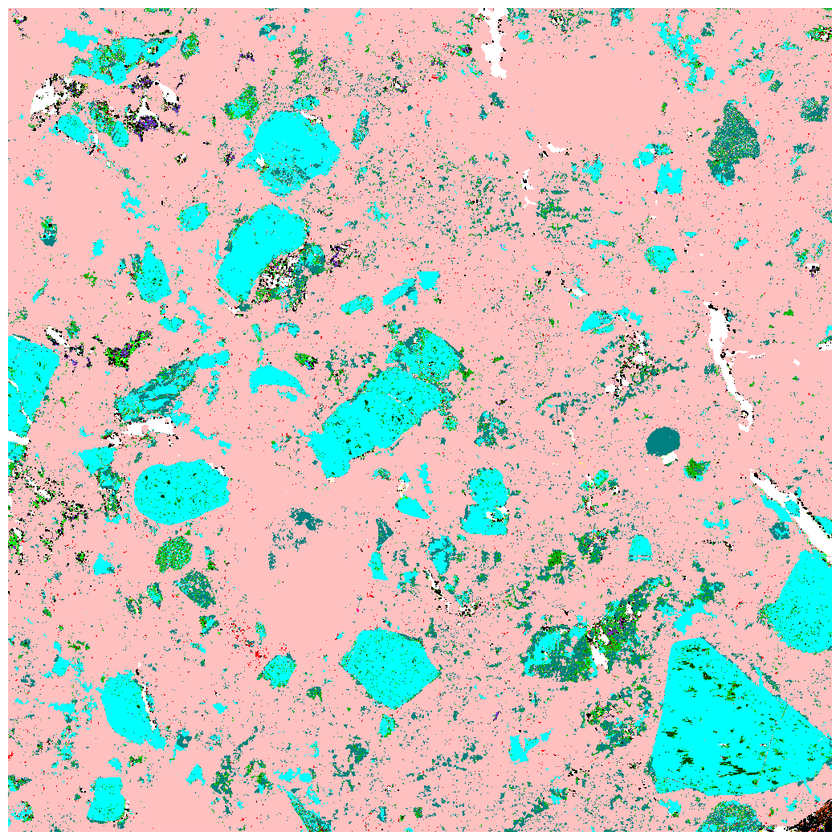
#> input picture image/1.BMP, 840 x 840 px, shrunk from 1046 x 1046 before the run
$ python rightColor_detection.py
#> lines starting #> are read from the running program, lines starting #| are printed output that depends on the picture
# -*- coding: utf-8 -*-
# @Time : 2020/3/10 上午11:17
# @Author : LuoLu
# @FileName: rightColor_detection.py
# @Software: PyCharm
# @Github ：https://github.com/luolugithub
# @E-mail ：argluolu@gmail.com

import cv2
import numpy as np
import imutils

img = cv2.imread('image/1.BMP')
#> img is the input picture: shape (840, 840, 3); mean B, G, R 191.4, 196.3, 199.2

hsv = cv2.cvtColor(img, cv2.COLOR_BGR2HSV)
#> hsv: shape (840, 840, 3); mean H, S, V 28.6, 93.3, 239.8

lower_range = np.array([0, 136, 126])
upper_range = np.array([176, 255, 200])

mask = cv2.inRange(hsv, lower_range, upper_range)
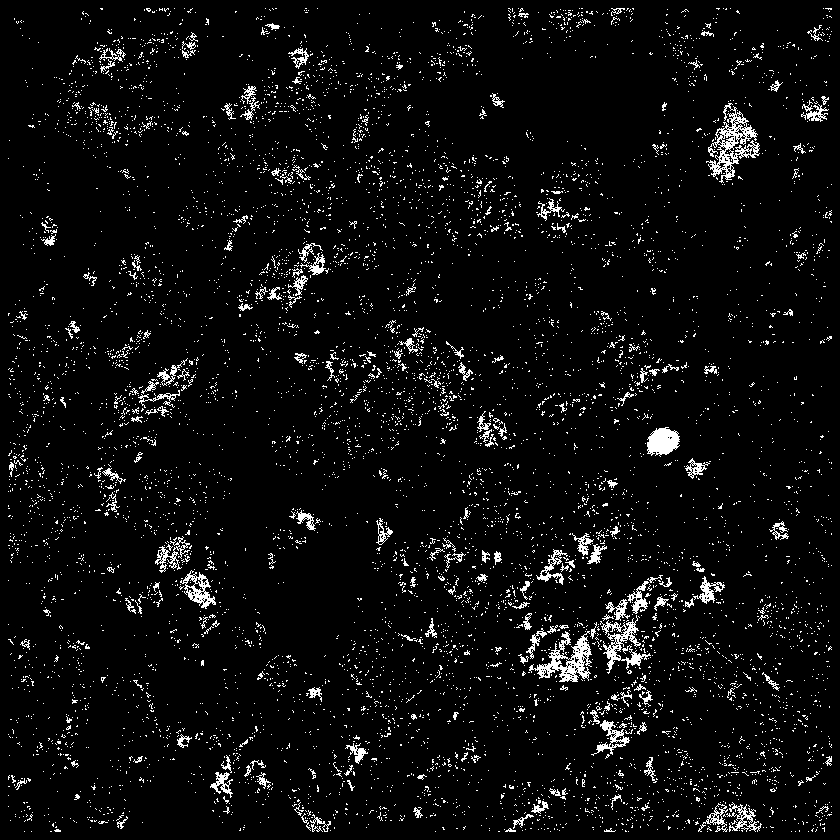
#> mask: shape (840, 840); 5% white in thin lines or dots

cv2.imshow('image', img)
cv2.imshow('mask', mask)

while (True):
    k = cv2.waitKey(5) & 0xFF
#> (key Esc is pressed here)
    if k == 27:
        break

cv2.destroyAllWindows()

$ run again, with image/2.BMP copied over image/1.BMP
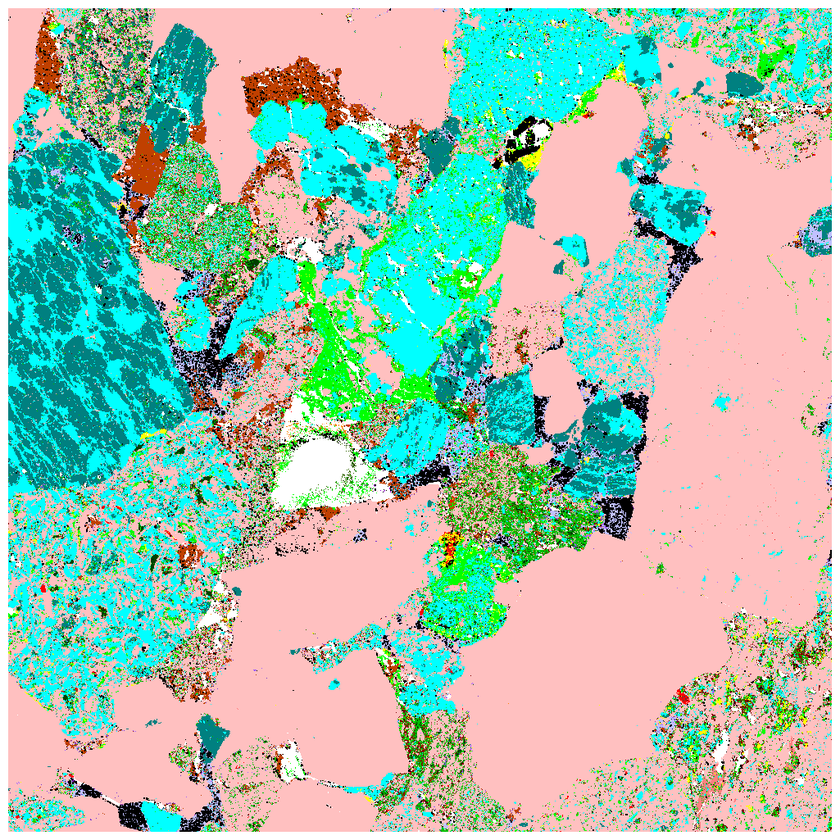
#> input picture image/2.BMP, 840 x 840 px, shrunk from 1025 x 1025 before the run
#> img is the input picture: shape (840, 840, 3); mean B, G, R 176, 192.1, 164
#> hsv: shape (840, 840, 3); mean H, S, V 45.4, 121.3, 227.5
#> `mask = cv2.inRange(hsv, lower_range, upper_range)`:
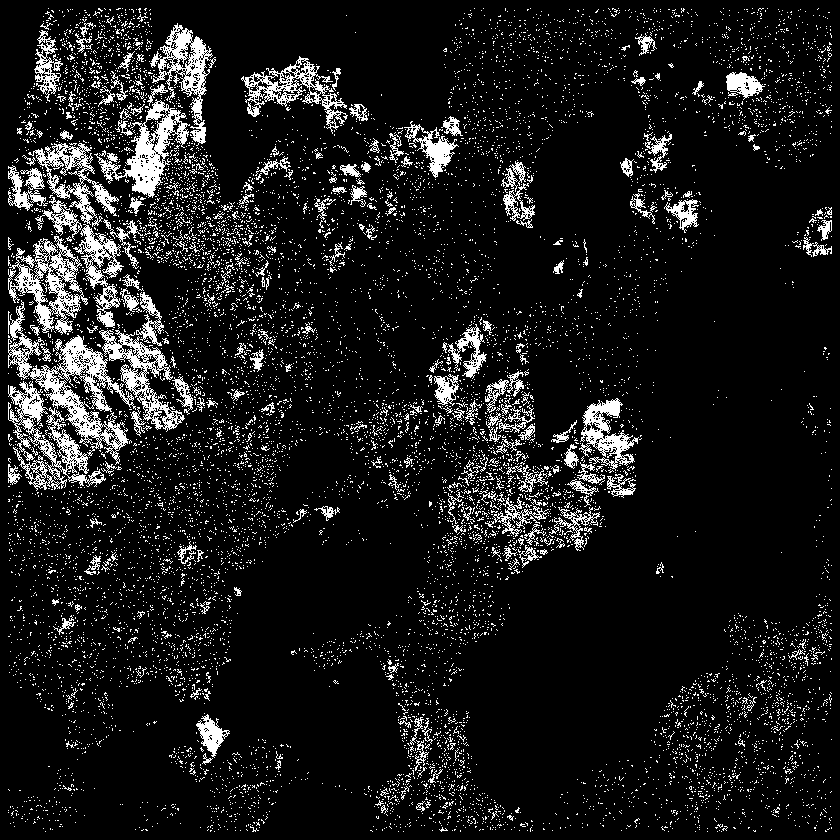
#> mask: shape (840, 840); 10.1% white in thin lines or dots

$ run again, with image/20200311090459.bmp copied over image/1.BMP
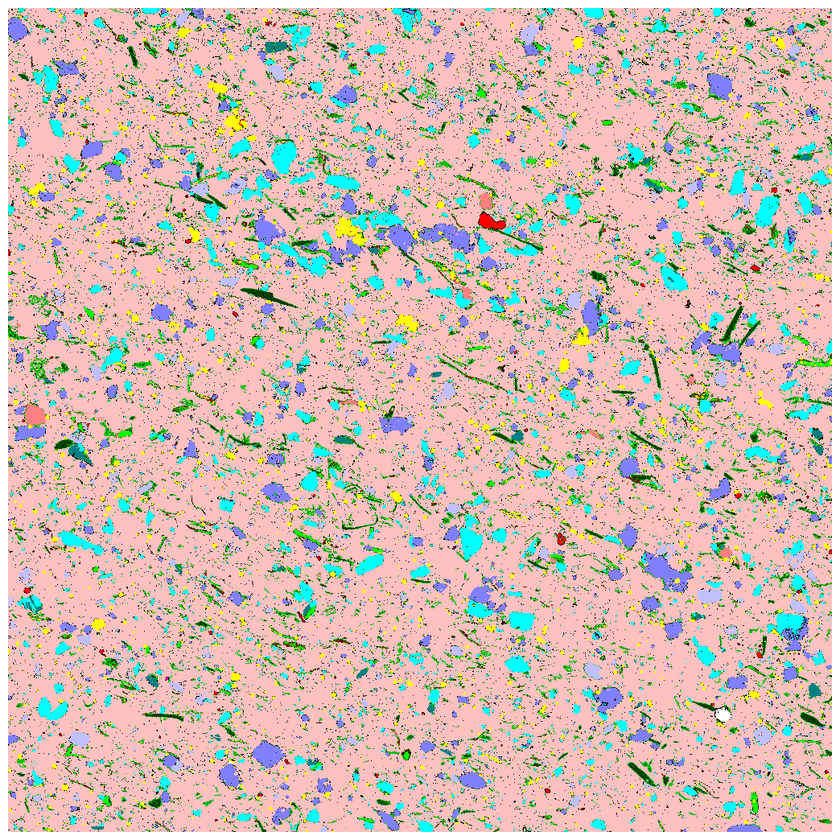
#> input picture image/20200311090459.bmp, 840 x 840 px, shrunk from 1044 x 1044 before the run
#> img is the input picture: shape (840, 840, 3); mean B, G, R 178.7, 188.2, 213.5
#> hsv: shape (840, 840, 3); mean H, S, V 42.7, 85.4, 236.9
#> `mask = cv2.inRange(hsv, lower_range, upper_range)`:
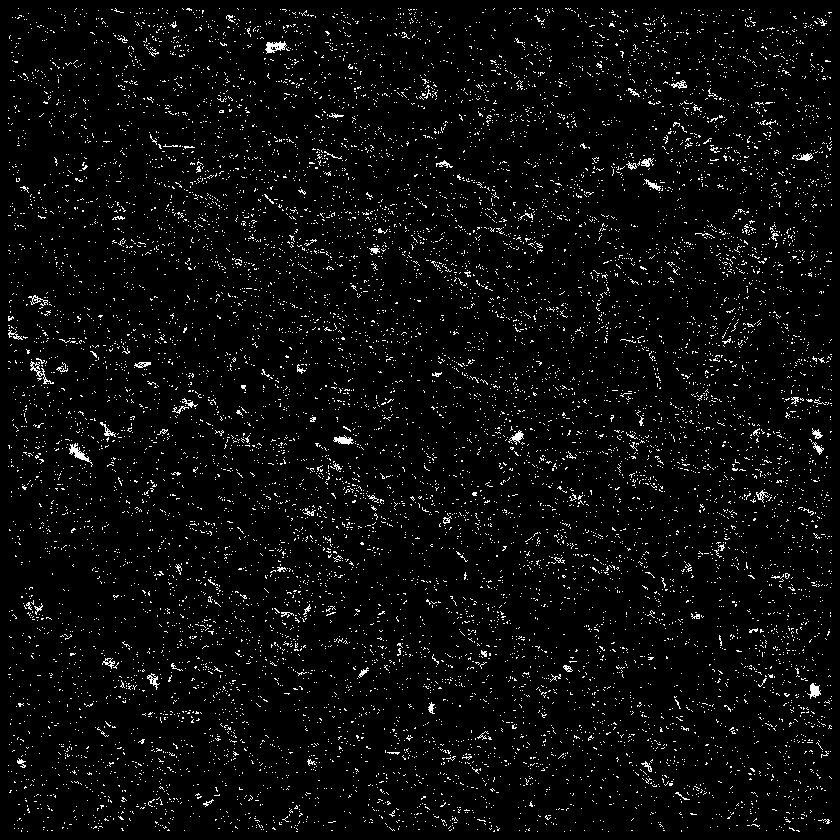
#> mask: shape (840, 840); 4% white in thin lines or dots

$ run again, with image/20200311090525.bmp copied over image/1.BMP
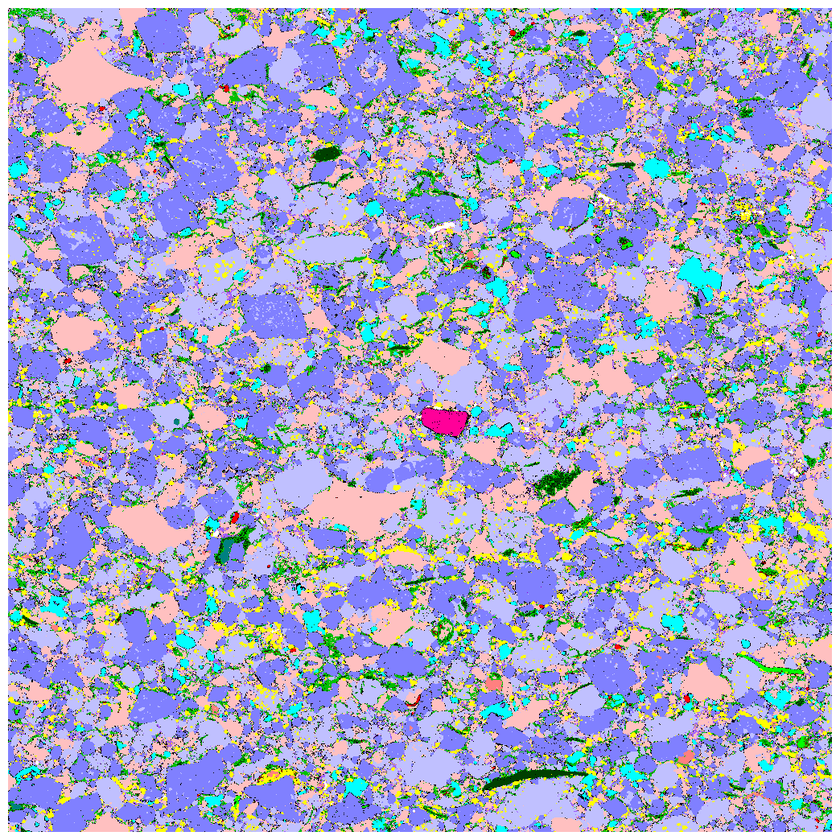
#> input picture image/20200311090525.bmp, 840 x 840 px, shrunk from 1044 x 1044 before the run
#> img is the input picture: shape (840, 840, 3); mean B, G, R 201.6, 166.3, 165.1
#> hsv: shape (840, 840, 3); mean H, S, V 93.1, 105.5, 231.4
#> `mask = cv2.inRange(hsv, lower_range, upper_range)`:
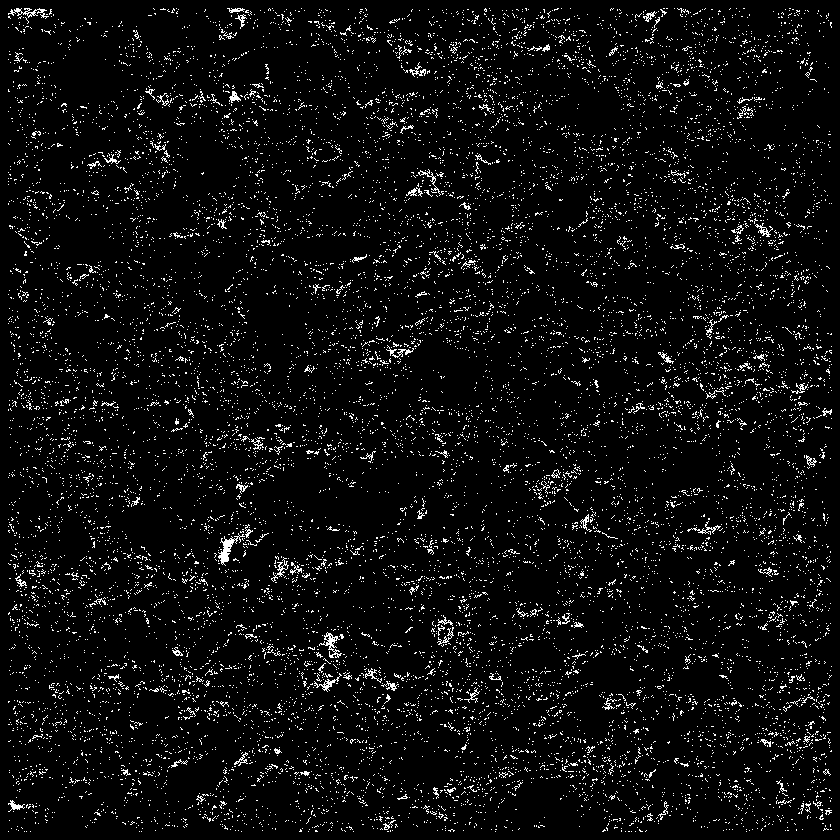
#> mask: shape (840, 840); 5.1% white in thin lines or dots
